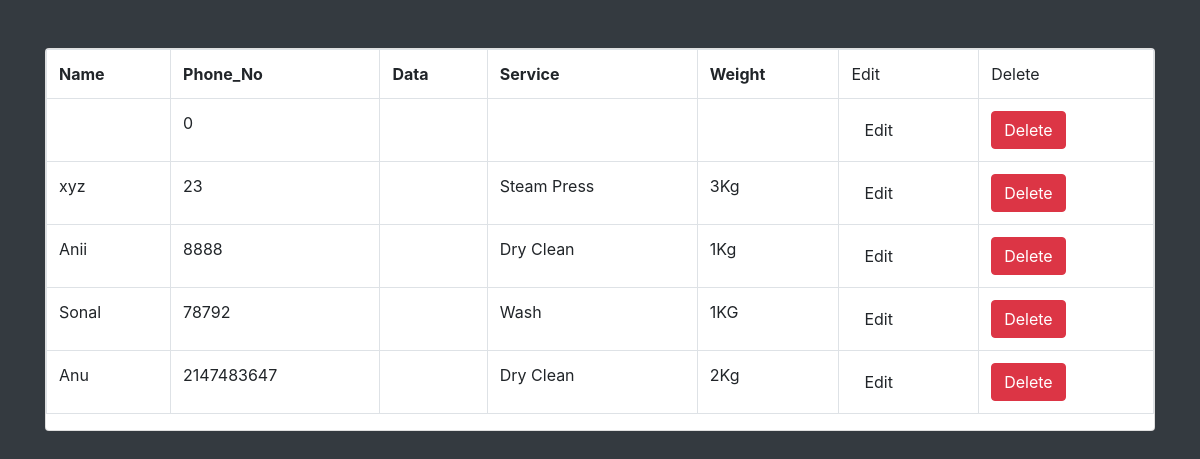
The app's page /source_code/history.php with its own data.
### tables this page shows
CREATE TABLE `order_booking` (
  `name` varchar(30) NOT NULL,
  `phone_no` int(10) NOT NULL,
  `date` date NOT NULL,
  `service` varchar(20) NOT NULL,
  `weight` varchar(10) NOT NULL
);

### source_code/history.php (the view, shortened to what this page needs)
<?php
    $query = " select * from order_booking ";
    $result = mysqli_query($con,$query);
?>
<!DOCTYPE html>
<html lang="en">
<head>
    <link rel="stylesheet" a href="CSS/bootstrap.css"/>
</head>
<body class="bg-dark">
        <div class="container">
            <div class="row">
                <div class="col m-auto">
                    <div class="card mt-5">
                        <table class="table table-bordered">
                            <tr>
                                <th> Name </th>
			                    <th> Phone_No </th>
			                    <th> Data </th>
			                    <th> Service </th>
			                    <th> Weight </th>
                                <td> Edit  </td>
                                <td> Delete </td>
                            </tr>
                            <?php
                                    while($row=mysqli_fetch_assoc($result))
                                    {
                                        $name = $row['name'];
                                        $phone_no = $row['phone_no'];
                                        $data = $row['data'];
										$service = $row['service'];
                                        $weight = $row['weight'];
                            ?>
                                    <tr>
                                        <td><?php echo  $name ?></td>
                                        <td><?php echo $phone_no ?></td>
                                        <td><?php echo $data ?></td>
                                        <td><?php echo $service ?></td>
										<td><?php echo  $weight ?></td>
                                        <td><a href="#" class="btn btn-pencil">Edit</a></td>
                                        <td><a href="#" class="btn btn-danger">Delete</a></td>
                                    </tr>
                            <?php
                                    }
                            ?>
                        </table>
                    </div>
                </div>
            </div>
        </div>
</body>
</html>

### records on screen
order_booking: phone_no "0"
order_booking: name "xyz", phone_no "23", service "Steam Press", weight "3Kg"
order_booking: name "Anii", phone_no "8888", service "Dry Clean", weight "1Kg"
order_booking: name "Sonal", phone_no "78792", service "Wash", weight "1KG"
order_booking: name "Anu", phone_no "2147483647", service "Dry Clean", weight "2Kg"
